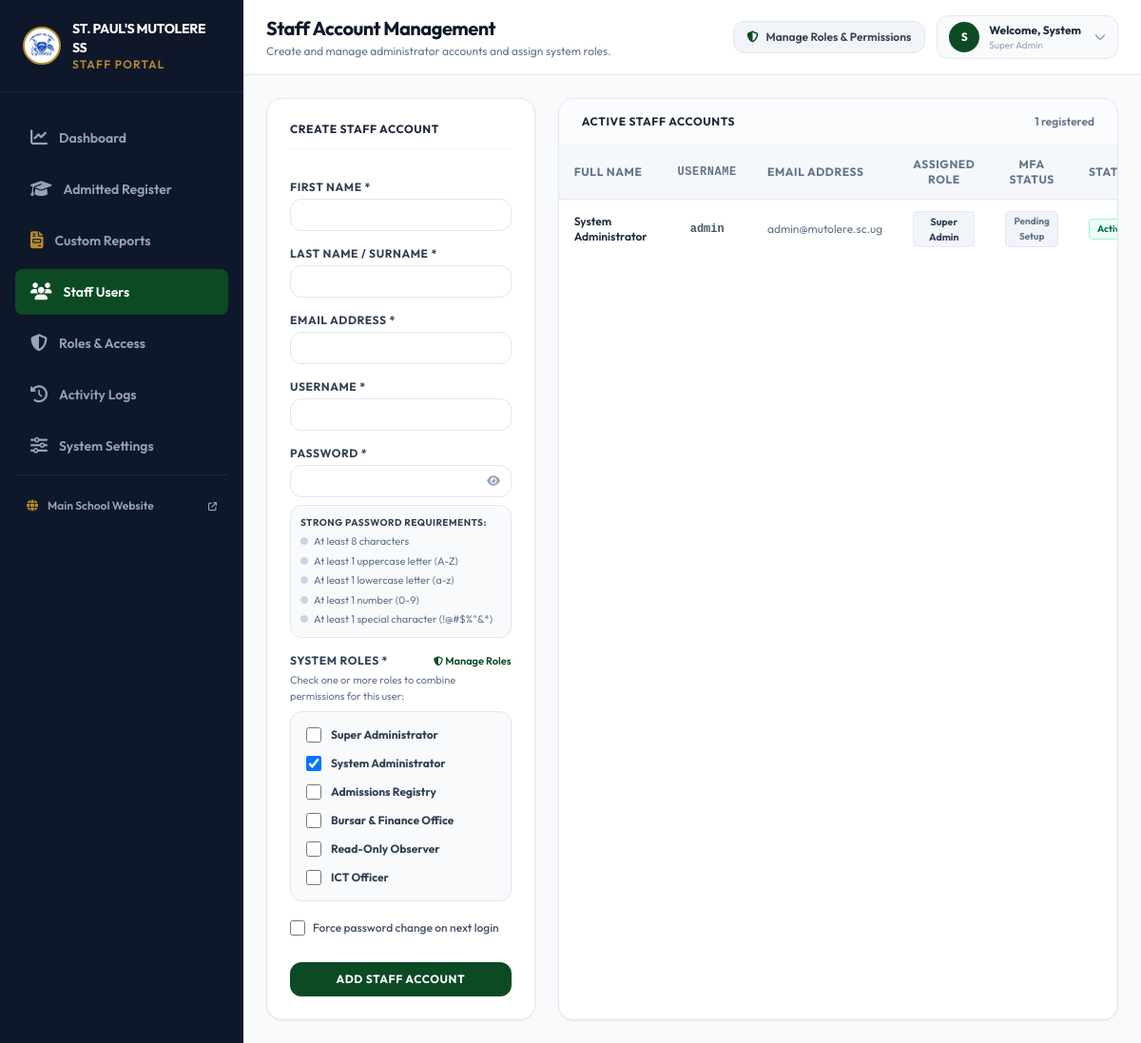
The app's page /admin/users.php (signed in) with its own data.
### tables this page shows
CREATE TABLE IF NOT EXISTS `system_roles` (
  `id` INT AUTO_INCREMENT PRIMARY KEY,
  `role_key` VARCHAR(50) NOT NULL UNIQUE,
  `role_name` VARCHAR(100) NOT NULL,
  `description` TEXT DEFAULT NULL,
  `can_manage_settings` TINYINT DEFAULT 0,
  `can_manage_admission_policies` TINYINT DEFAULT 0,
  `can_admit_students` TINYINT DEFAULT 0,
  `can_reject_students` TINYINT DEFAULT 0,
  `can_view_reports` TINYINT DEFAULT 1,
  `can_export_data` TINYINT DEFAULT 0,
  `can_manage_users` TINYINT DEFAULT 0,
  `can_manage_roles` TINYINT DEFAULT 0,
  `can_take_application_actions` TINYINT DEFAULT 0,
  `can_view_logs` TINYINT DEFAULT 0,
  `is_system` TINYINT DEFAULT 0,
  `created_at` TIMESTAMP DEFAULT CURRENT_TIMESTAMP
);

### admin/users.php (the view, shortened to what the rows shown need)
<?php
require __DIR__ . '/../config/db.php';
$currentRole = $_SESSION['admin_role'] ?? '';
$isSuperAdmin = (($currentRole ?? '') === 'super_admin');
if ($isSuperAdmin) {
    $stmt = $pdo->query("SELECT * FROM admin_users ORDER BY username ASC");
} else {
    $stmt = $pdo->query("SELECT * FROM admin_users WHERE role != 'super_admin' ORDER BY username ASC");
}
$users = $stmt->fetchAll(PDO::FETCH_ASSOC);
$availableRoles = getAllRoles($pdo);
?>
<!DOCTYPE html>
<html lang="en">
<head>
<script src="https://cdn.tailwindcss.com" data-cfasync="false"></script>
<link rel="stylesheet" href="https://cdnjs.cloudflare.com/ajax/libs/font-awesome/6.5.1/css/all.min.css">
</head>
<body class="bg-slate-100 font-sans text-slate-800 min-h-screen flex flex-col md:flex-row overflow-x-hidden">
    <main class="flex-1 flex flex-col min-w-0 bg-slate-50 min-h-screen">
        <header class="bg-white border-b border-slate-200 px-4 sm:px-6 py-4 flex flex-col sm:flex-row justify-between sm:items-center gap-4">
            <div class="flex items-center gap-3">
                <div>
                    <h1 class="text-base sm:text-xl font-bold text-slate-900 tracking-tight">Staff Account Management</h1>
                </div>
            </div>
        </header>
        <div class="p-6 max-w-7xl w-full mx-auto space-y-6">
            <div class="grid grid-cols-1 lg:grid-cols-3 gap-6">
                <div class="bg-white p-6 rounded-2xl border border-slate-200 shadow-sm flex flex-col h-fit">
                    <form method="POST" autocomplete="off" class="space-y-4">
                        <div>
                            <div class="space-y-1.5 p-3 bg-slate-50 border border-slate-200 rounded-xl">
                                <?php
                                $userCurrentRoles = [];
                                if (empty($userCurrentRoles)) {
                                    $userCurrentRoles = ['admin'];
                                }
                                foreach ($availableRoles as $r):
                                    $rKey = $r['role_key'];
                                    $shortLabel = htmlspecialchars($r['role_name']);
                                    $isChecked = in_array($rKey, $userCurrentRoles);
                                ?>
                                <label class="flex items-center gap-2.5 p-1 rounded-lg hover:bg-white cursor-pointer transition">
                                    <input type="checkbox" name="roles[]" value="<?= htmlspecialchars($rKey) ?>" class="rounded border-slate-300 text-brand-700 focus:ring-brand-700 h-4 w-4" <?= $isChecked ? 'checked' : '' ?>>
                                    <span class="text-xs font-bold text-slate-700"><?= $shortLabel ?></span>
                                </label>
                                <?php endforeach; ?>
                            </div>
                        </div>
                    </form>
                </div>
                <div class="bg-white rounded-2xl border border-slate-200 shadow-sm overflow-hidden flex flex-col lg:col-span-2">
                    <div class="overflow-x-auto">
                        <table class="w-full text-left border-collapse">
                            <thead>
                                <tr class="bg-slate-100/70 border-b border-slate-200 text-slate-500 font-bold text-xs uppercase tracking-wider">
                                    <th class="px-4 py-3">Full Name</th>
                                    <th class="px-4 py-3 font-mono text-center">Username</th>
                                    <th class="px-4 py-3">Email Address</th>
                                    <th class="px-4 py-3 text-center">Assigned Role</th>
                                    <th class="px-4 py-3 text-center">MFA Status</th>
                                    <th class="px-4 py-3 text-center">Status</th>
                                </tr>
                            </thead>
                            <tbody class="divide-y divide-slate-100 text-xs">
                                <?php foreach ($users as $u): ?>
                                <tr class="hover:bg-slate-50/70 transition">
                                    <td class="px-4 py-3 font-semibold text-slate-800">
                                        <?= htmlspecialchars(($u['firstname'] ?? '') . ' ' . ($u['lastname'] ?? '')) ?>
                                    </td>
                                    <td class="px-4 py-3 text-center font-mono font-bold text-slate-600">
                                        <?= htmlspecialchars($u['username']) ?>
                                    </td>
                                    <td class="px-4 py-3 text-slate-500">
                                        <?= htmlspecialchars($u['email']) ?>
                                    </td>
                                    <td class="px-4 py-3 text-center">
                                        <?php
                                        $uRoles = [];
                                        if (!empty($u['role']) && !in_array($u['role'], $uRoles)) {
                                            $uRoles[] = $u['role'];
                                        }
                                        ?>
                                        <div class="flex flex-wrap gap-1 justify-center">
                                            <?php foreach ($uRoles as $ur):
                                                $lbl = ($ur === 'secretary' || $ur === 'admissions_registry') ? 'Admissions Registry' : ucwords(str_replace('_', ' ', $ur));
                                            ?>
                                                <span class="px-2 py-0.5 rounded text-[10.5px] font-bold bg-slate-100 text-slate-700 border border-slate-200/80 shadow-2xs">
                                                    <?= htmlspecialchars($lbl) ?>
                                                </span>
                                            <?php endforeach; ?>
                                        </div>
                                    </td>
                                    <td class="px-4 py-3 text-center">
                                        <?php
                                        $hasGrace = (!empty($u['mfa_grace_until']) && strtotime($u['mfa_grace_until']) > time());
                                        if ($hasGrace):
                                            $daysLeft = max(1, (int)ceil((strtotime($u['mfa_grace_until']) - time()) / 86400));
                                        ?>
                                            <span class="inline-flex items-center px-2 py-0.5 rounded text-[10px] font-bold bg-amber-100 text-amber-800 border border-amber-300" title="Grace bypass active until <?= htmlspecialchars($u['mfa_grace_until']) ?>">
                                                <i class="fa-solid fa-hourglass-half text-[9px] mr-1"></i> Grace (<?= $daysLeft ?>d)
                                            </span>
                                            <?php if ($isSuperAdmin): ?>
                                                <a href="users.php?revoke_grace=<?= $u['id'] ?>" class="block text-[9px] text-rose-600 hover:underline mt-0.5 font-semibold">Revoke Grace</a>
                                            <?php endif; ?>
                                        <?php elseif (!empty($u['mfa_enabled'])): ?>
                                            <span class="inline-flex items-center px-2 py-0.5 rounded text-[10px] font-bold bg-emerald-50 text-emerald-700 border border-emerald-200">
                                                <i class="fa-solid fa-shield-check text-[9px] mr-1"></i> Enrolled
                                            </span>
                                        <?php else: ?>
                                            <span class="inline-flex items-center px-2 py-0.5 rounded text-[10px] font-bold bg-slate-100 text-slate-500 border border-slate-200">
                                                Pending Setup
                                            </span>
                                        <?php endif; ?>
                                    </td>
                                    <td class="px-4 py-3 text-center">
                                        <?php if($u['must_change_password'] == 1): ?>
                                            <span class="inline-flex items-center px-2 py-0.5 rounded text-[10px] font-bold bg-amber-50 text-amber-700 border border-amber-200">Force Reset</span>
                                        <?php else: ?>
                                            <span class="inline-flex items-center px-2 py-0.5 rounded text-[10px] font-bold bg-emerald-50 text-emerald-700 border border-emerald-200">Active</span>
                                        <?php endif; ?>
                                    </td>
                                </tr>
                                <?php endforeach; ?>
                            </tbody>
                        </table>
                    </div>
                </div>
            </div>
        </div>
    </main>
</body>
</html>

### records on screen
system_roles: role_name "Super Administrator"
system_roles: role_key "☑", role_name "System Administrator"
system_roles: role_name "Admissions Registry"
system_roles: role_name "Bursar & Finance Office"
system_roles: role_name "Read-Only Observer"
system_roles: role_name "ICT Officer"

### other values on screen
$school_short_name "ST. PAUL'S MUTOLERE SS"
substr($adminFirstName, 0, 1) "S"
$adminFirstName "System"
str_replace('_', ' ', $currentRole) "Super Admin"
count($users) "1"
$u['username'] "admin"
$u['email'] "admin@mutolere.sc.ug"
$lbl "Super Admin"
